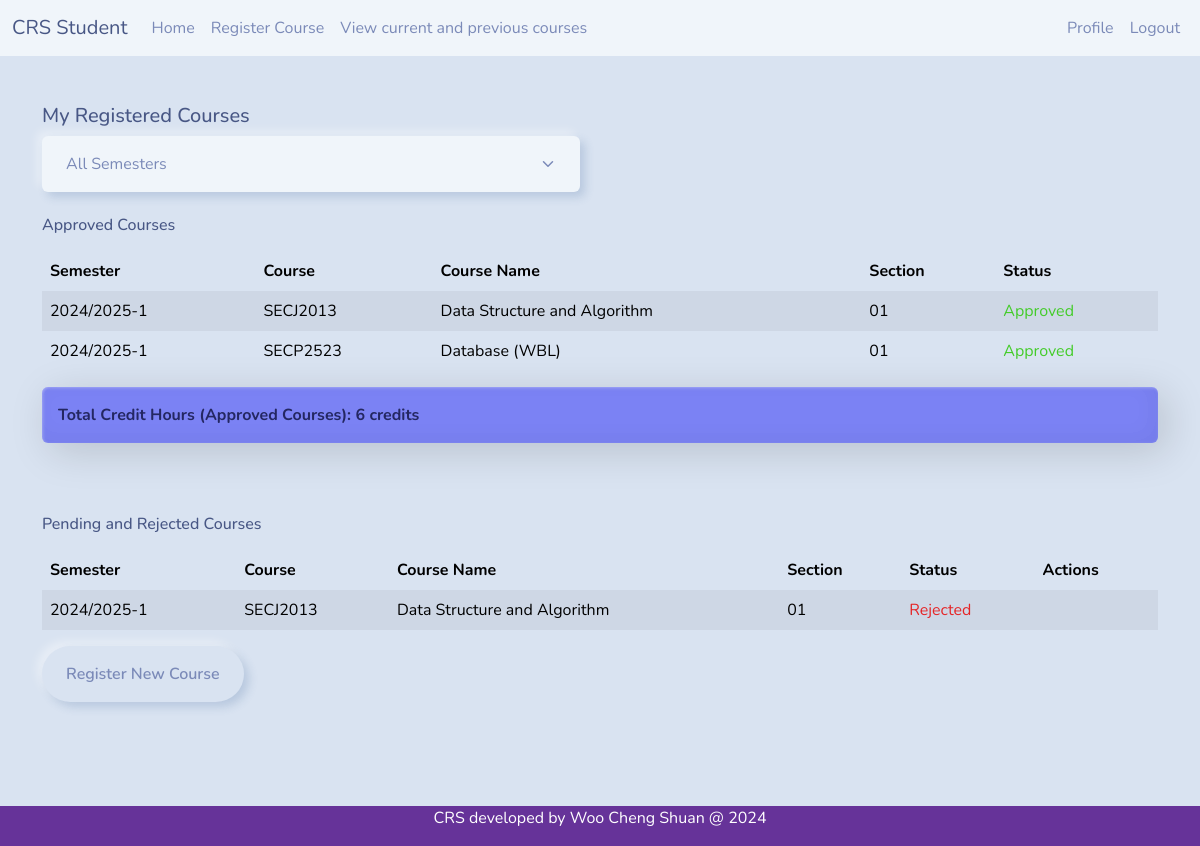
The page /courseview.php (signed in) on the database its author committed.
### tables this page shows
CREATE TABLE `tb_registration` (
  `r_tid` int(11) NOT NULL COMMENT 'This is the transaction ID',
  `r_student` varchar(10) NOT NULL,
  `r_course` varchar(10) NOT NULL,
  `r_section` int(11) NOT NULL,
  `r_sem` varchar(11) NOT NULL,
  `r_status` int(11) NOT NULL
);

CREATE TABLE `tb_course` (
  `c_code` varchar(10) NOT NULL,
  `c_name` varchar(30) NOT NULL,
  `c_credit` int(11) NOT NULL,
  `c_lec` varchar(10) NOT NULL,
  `c_maxstudent` int(11) NOT NULL,
  `c_sem` varchar(20) NOT NULL
);

CREATE TABLE `tb_section` (
  `s_id` int(11) NOT NULL,
  `s_course_code` varchar(10) NOT NULL,
  `s_number` varchar(5) NOT NULL,
  `s_maxstudent` int(11) NOT NULL,
  `s_sem` varchar(20) NOT NULL,
  `s_lecturer` varchar(10) DEFAULT NULL
);

CREATE TABLE `tb_regstatus` (
  `s_id` int(11) NOT NULL,
  `s_desc` varchar(20) NOT NULL
);

### courseview.php (the view, shortened to what this page needs)
<?php
include 'headerstudent.php';
include 'dbconnect.php';
$uic = $_SESSION['active_user'];
$selectedSemester = isset($_GET['semester']) ? $_GET['semester'] : 'all';
$baseSQL = "SELECT tb_registration.*, tb_course.c_name, tb_regstatus.s_desc, tb_section.s_number
            FROM tb_registration
            LEFT JOIN tb_course ON tb_registration.r_course = tb_course.c_code
            LEFT JOIN tb_regstatus ON tb_registration.r_status = tb_regstatus.s_id
            LEFT JOIN tb_section ON tb_registration.r_section = tb_section.s_id
            WHERE r_student = ? ";
$approvedSQL = $baseSQL . " AND r_status = 2 ORDER BY r_sem DESC, r_course ASC";
$stmt = mysqli_prepare($con, $approvedSQL);
if($selectedSemester != 'all') {
    mysqli_stmt_bind_param($stmt, "ss", $uic, $selectedSemester);
} else {
    mysqli_stmt_bind_param($stmt, "s", $uic);
}
mysqli_stmt_execute($stmt);
$approvedResult = mysqli_stmt_get_result($stmt);
$otherSQL = $baseSQL . " AND r_status IN (1, 3) ORDER BY r_sem DESC, r_course ASC";
$stmt = mysqli_prepare($con, $otherSQL);
if($selectedSemester != 'all') {
    mysqli_stmt_bind_param($stmt, "ss", $uic, $selectedSemester);
} else {
    mysqli_stmt_bind_param($stmt, "s", $uic);
}
mysqli_stmt_execute($stmt);
$otherResult = mysqli_stmt_get_result($stmt);
?>
<div class="container">
  <br><br>
  <h5>My Registered Courses</h5>
  <div class="row mb-4">
    <div class="col-md-6">
      <form method="GET" action="" class="d-flex">
        <select class="form-select me-2" name="semester" onchange="this.form.submit()">
          <option value="all" <?php echo $selectedSemester == 'all' ? 'selected' : ''; ?>>All Semesters</option>
        </select>
      </form>
    </div>
  </div>
  <h6 class="mb-3">Approved Courses</h6>
  <table class="table table-striped table-hover">
    <thead>
      <tr>
        <th scope="col">Semester</th>
        <th scope="col">Course</th>
        <th scope="col">Course Name</th>
        <th scope="col">Section</th>
        <th scope="col">Status</th>
      </tr>
    </thead>
    <tbody>
      <?php
      if(mysqli_num_rows($approvedResult) > 0) {
        while($row = mysqli_fetch_array($approvedResult)){
          echo "<tr>";
          echo "<td>".$row['r_sem']."</td>";
          echo "<td>".$row['r_course']."</td>";
          echo "<td>".$row['c_name']."</td>";
          echo "<td>".$row['s_number']."</td>";
          echo "<td><span class='text-success'>".$row['s_desc']."</span></td>";
          echo "</tr>";
        }
      } else {
        echo "<tr><td colspan='5' class='text-center'>No approved courses found</td></tr>";
      }
      ?>
    </tbody>
  </table>
  <?php
  $creditSQL = "SELECT SUM(c.c_credit) as total_credits
                FROM tb_registration r
                LEFT JOIN tb_course c ON r.r_course = c.c_code
                WHERE r.r_student = ? AND r.r_status = 2";
  $stmt = mysqli_prepare($con, $creditSQL);
  if($selectedSemester != 'all') {
      mysqli_stmt_bind_param($stmt, "ss", $uic, $selectedSemester);
  } else {
      mysqli_stmt_bind_param($stmt, "s", $uic);
  }
  mysqli_stmt_execute($stmt);
  $creditResult = mysqli_stmt_get_result($stmt);
  $creditRow = mysqli_fetch_assoc($creditResult);
  $totalCredits = $creditRow['total_credits'] ?? 0;
  ?>
  <div class="alert alert-info mb-4">
    <strong>Total Credit Hours (Approved Courses): <?php echo $totalCredits; ?> credits</strong>
  </div>
  <br><br>
  <h6 class="mb-3">Pending and Rejected Courses</h6>
  <table class="table table-striped table-hover">
    <thead>
      <tr>
        <th scope="col">Semester</th>
        <th scope="col">Course</th>
        <th scope="col">Course Name</th>
        <th scope="col">Section</th>
        <th scope="col">Status</th>
        <th scope="col">Actions</th>
      </tr>
    </thead>
    <tbody>
      <?php
      if(mysqli_num_rows($otherResult) > 0) {
        while($row = mysqli_fetch_array($otherResult)){
          echo "<tr>";
          echo "<td>".$row['r_sem']."</td>";
          echo "<td>".$row['r_course']."</td>";
          echo "<td>".$row['c_name']."</td>";
          echo "<td>".$row['s_number']."</td>";
          echo "<td>".($row['r_status'] == 1 ?
                "<span class='text-primary'>".$row['s_desc']."</span>" :
                "<span class='text-danger'>".$row['s_desc']."</span>")."</td>";
          echo "<td>";
          echo "</td>";
          echo "</tr>";
        }
      } else {
        echo "<tr><td colspan='6' class='text-center'>No pending or rejected courses found</td></tr>";
      }
      ?>
    </tbody>
  </table>
  <div class="mt-3">
    <a href="courseregister.php" class="btn btn-primary">Register New Course</a>
  </div>
  <br><br><br><br><br><br>
</div>
<?php include 'footer.php';?>

### rows shown on the page
tb_registration: r_sem "2024/2025-1", r_course "SECJ2013", r_course.c_name "Data Structure and Algorithm", r_section.s_number "01", r_status.s_desc "Approved"
tb_registration: r_sem "2024/2025-1", r_course "SECP2523", r_course.c_name "Database (WBL)", r_section.s_number "01", r_status.s_desc "Approved"
tb_registration: r_sem "2024/2025-1", r_course "SECJ2013", r_course.c_name "Data Structure and Algorithm", r_section.s_number "01", r_status.s_desc "Rejected"

### other values the page prints
$totalCredits "6"
